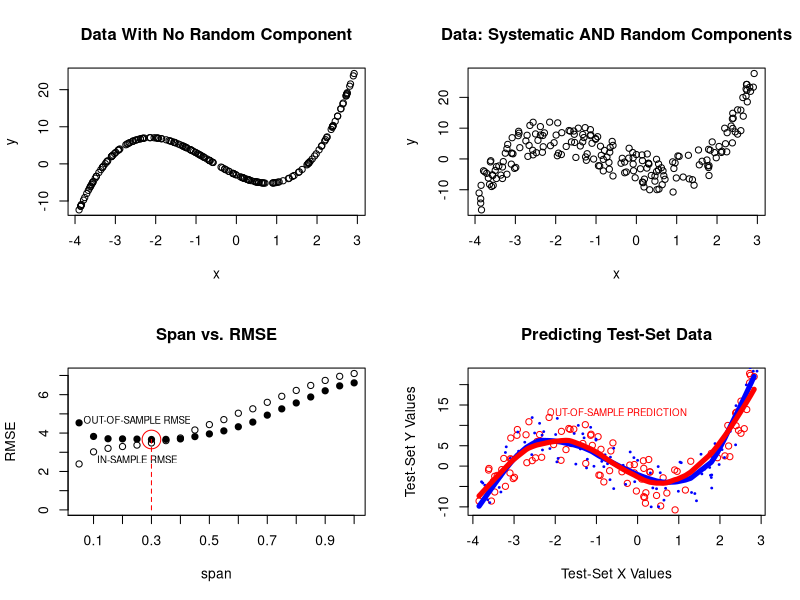

Reproduce this figure in R.
### RESULTS FOR CS112 LESSON PLAN 11.1
rm(list=ls())
set.seed(333)

num_data <- 200

### TO CREATE THE DATA (LATER SEPARATED INTO TEST AND TRAINING SETS)
x <- round(runif(num_data, -4, 3), 2)
y = x^3 + 2*x^2 - 5*x - 3
dev.off()

par(mfrow = c(2,2))
plot(x,y, main = "Data With No Random Component")

y <- jitter(y, 3000) # to add some random noise (i.e., the epsilon in the regression equation)

### VISUALIZE THE DATA
plot(x,y, main = "Data: Systematic AND Random Components")

### TO IDENTIFY THE ROWS IN THE DATA THAT WILL BECOME THE TRAINING SET
training <- sample(x = c(1:num_data), size = 0.5*num_data, replace = FALSE)

### TO CREATE THE TRAINING SET
x_train <- x[training]
y_train <- y[training]

### TO CREATE THE TEST SET
x_test <- x[-training]
y_test <- y[-training]

### TO PUT THE TRAINING DATA IN ORDER (SMALLEST TO BIGGEST, BY THE X-VARIABLE)
y_train <- y_train[order(x_train)]
x_train <- x_train[order(x_train)]

### TO PREPARE THE TEST SET DATA, WE HAVE TO:
### (1) RETAIN ONLY THE TEST SET OBSERVATIONS WITH 
###     X < THE MAXIMUM VALUE OF X IN THE TRAINING SET AND
###     X > THE MINIMUM VALUE OF X IN THE TRAINING SET,
###     BECAUSE LOCAL REGRESSION WILL ONLY PREDICT WITHIN THE HULL OF THE TEST SET
y_test <- y_test[which(x_test <= max(x_train))]
x_test <- x_test[which(x_test <= max(x_train))]
y_test <- y_test[which(x_test > min(x_train))]
x_test <- x_test[which(x_test > min(x_train))]

### (2) PUT TEST SET DATA OBSERVATIONS IN ORDER (SMALLEST TO BIGGEST, BY X-VARIABLE)
y_test <- y_test[order(x_test)]
x_test <- x_test[order(x_test)]

########## DATA IS READY. TIME FOR ANALYSIS...
RMSE_in_sample <- c()     # storage vector for training set results
RMSE_out_of_sample <- c() # storage vector for test set results

### LOOPING THROUGH ALL THE SPANS FROM SPAN = 1/20 TO SPAN = 20/20
for(i in 1:20) {
    fit.out <- loess(y_train ~ x_train, span = i/20, degree = 1) # fit the regression
    RMSE_in_sample[i] <-  sqrt( mean( (y_train - predict(fit.out, x_train))^2 ) )
    RMSE_out_of_sample[i] <- sqrt( mean( (y_test - predict(fit.out, x_test))^2 ) )
}

### CREATE A TABLE SUMMARIZING RESULTS
results_table <- data.frame(c(1:20/20), RMSE_in_sample, RMSE_out_of_sample)

### ESTIMATING AND PLOTTING THE INTERESTING RESULTS
smallest_RMSE <- which(RMSE_out_of_sample == min(RMSE_out_of_sample))

cat("\nThe smallest RMSE (which is approximately ", 
    round(RMSE_out_of_sample[smallest_RMSE]), 
    ") is associated with a span of ", 
    smallest_RMSE*(1/20), ".\n\n", sep = "")

plot(results_table[,1], RMSE_in_sample, ylim = c(0, max(RMSE_out_of_sample, RMSE_in_sample)), 
     ylab = "RMSE", xlab = "span", main = "Span vs.\ RMSE", xaxp = c(0, 1, 10))

points(results_table[,1], RMSE_out_of_sample, pch = 19)
text(x = 0.25, y = RMSE_out_of_sample[4] +1, "OUT-OF-SAMPLE RMSE", cex = 0.7)
text(x = 0.25, y = RMSE_in_sample[5] - 0.75, "IN-SAMPLE RMSE", cex = 0.7)

points(results_table[,1][smallest_RMSE], RMSE_out_of_sample[smallest_RMSE], 
       cex = 3, col = "red")
lines(x = c(results_table[,1][smallest_RMSE], results_table[,1][smallest_RMSE]),
      y = c(0, RMSE_out_of_sample[smallest_RMSE]), col = "red", lty = 2)

### BEST OUT OF SAMPLE FIT
fit.out <- loess(y_train ~ x_train, span = smallest_RMSE*(1/20), degree = 1)  # WE USE TRAINING DATA TO GET THE "FIT.OUT" MODEL

plot(x_test, y_test, main = "Predicting Test-Set Data",       # AND WE PLOT THE TEST DATA
     xlab = c("Test-Set X Values"), ylab = "Test-Set Y Values", col = "red")

points(x_train, y_train, # AND WE PLOT THE TRAIN DATA
       col = "blue", cex = 0.3, pch = 19)

lines(x_test, predict(fit.out, x_test), lwd = 5, col = "blue") # VIZ THE TRAINING MODEL APPLIED TO TEST DATA

### TO SATISFY CURIOUSITY, I VISUALIZE THE IN-SAMPLE TEST-SET FIT WITH SPAN = 0.35, SHOWN IN ORANGE,
### TO DEMONSTRATE THAT WE OVERFIT THE TEST-SET WHEN WE BOTH FIT THE MODEL AND APPLY IT IN THE TEST SET
fit.out2 <- loess(y_test ~ x_test, span = smallest_RMSE*(1/20), degree = 1)
lines(x_test, predict(fit.out2, x_test), lwd = 5, col = "red") # add lines to plot

text(x = -0.5, y = predict(fit.out, 1) + 17 , "OUT-OF-SAMPLE PREDICTION", col = "red", cex = 0.7)
text(x = -2.00, y = predict(fit.out2, -2.00) - 20, "OVERFIT IN-SAMPLE", col = "blue", cex = 0.7)